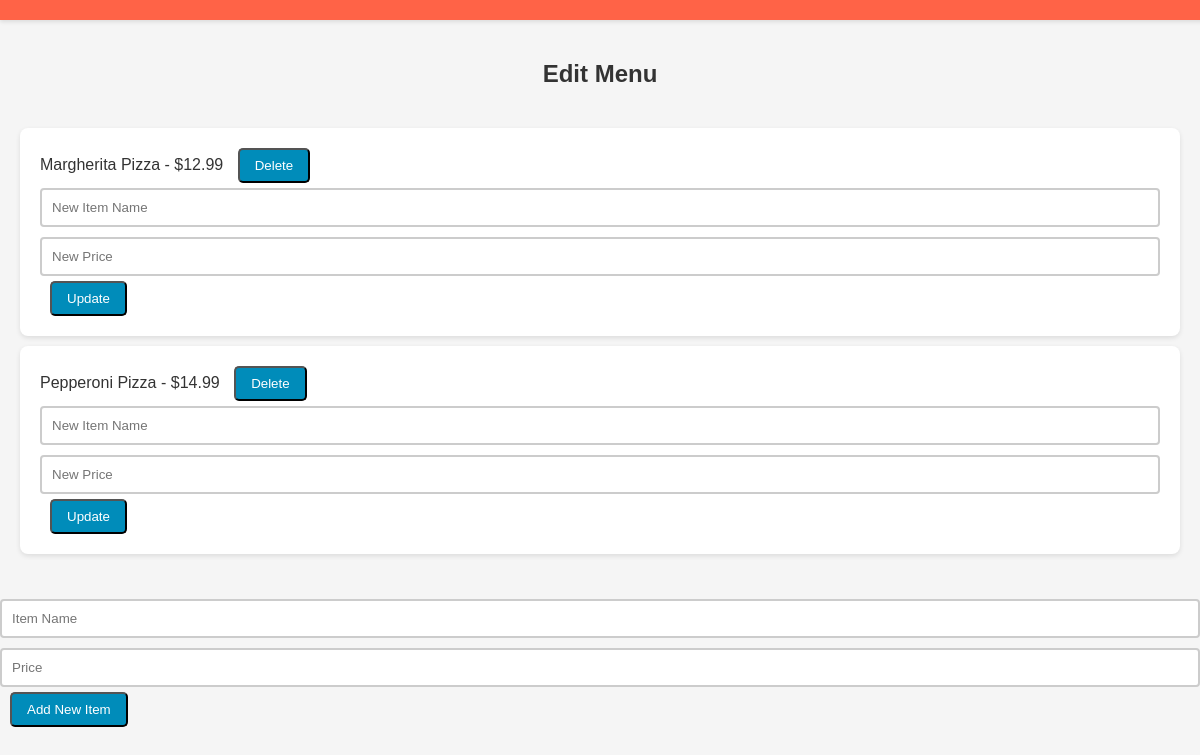
/edit_menu/1, run on the app's committed database.
### tables this page shows
CREATE TABLE menu_items (
    menu_item_id INTEGER PRIMARY KEY AUTOINCREMENT,
    rest_id INTEGER,
    name TEXT NOT NULL,
    description TEXT,
    price REAL NOT NULL,
    FOREIGN KEY (rest_id) REFERENCES restaurants(rest_id)
);

### app.py (the view)
@app.route('/edit_menu/<int:rest_id>', methods=['GET', 'POST'])
def edit_menu(rest_id):
    if request.method == 'POST':
        action = request.form.get('action')
        conn = get_db_connection()
        cur = conn.cursor()
        if action == 'add':
            item_name = request.form['item_name']
            item_price = request.form['item_price']
            cur.execute('INSERT INTO menu_items (name, price, rest_id) VALUES (?, ?, ?)', (item_name, float(item_price), rest_id))
        elif action == 'edit':
            item_name = request.form['item_name']
            item_price = request.form['item_price']
            item_id = request.form['menu_item_id']
            cur.execute('UPDATE menu_items SET name = ?, price = ? WHERE menu_item_id = ? AND rest_id = ?', (item_name, float(item_price), item_id, rest_id))
        elif action == 'delete':
            menu_item_id = request.form['menu_item_id']
            cur.execute('DELETE FROM menu_items WHERE menu_item_id = ?', (menu_item_id,))
        conn.commit()
        conn.close()
        return redirect(url_for('edit_menu', rest_id=rest_id))
    elif request.method == 'GET':
        conn = get_db_connection()
        cur = conn.cursor()
        cur.execute('SELECT name, price, menu_item_id FROM menu_items WHERE rest_id = ?', (rest_id,))
        menu_items = cur.fetchall()
        conn.close()
        return render_template('edit_menu.html', menu_items=[dict(item) for item in menu_items], rest_id=rest_id)

### app.py (called while the page is built)
def get_db_connection():
    conn = sqlite3.connect('eatease.db')
    conn.row_factory = sqlite3.Row
    return conn

@app.before_request
def handle_session_clearing():
    global session_cleared
    if not session_cleared:
        session.clear()
        session_cleared = True

### templates/edit_menu.html (shortened to what this page needs)
<!DOCTYPE html>
<html lang="en">
<head>
</head>
<body>
    <div class="header">
    </div>
    <h1>Edit Menu</h1>
    <ul>
        {% for item in menu_items %}
        <li>
            {{ item.name }} - ${{ item.price }}
            <form action="/edit_menu/{{ rest_id }}" method="post" style="display: inline;">
                <button type="submit">Delete</button>
            </form>
            <form action="/edit_menu/{{ rest_id }}" method="post" style="display: inline;">
                <input type="text" name="item_name" placeholder="New Item Name" required>
                <input type="number" step="0.01" name="item_price" placeholder="New Price" required>
                <button type="submit">Update</button>
            </form>
        </li>
        {% endfor %}
    </ul>
    <form action="/edit_menu/{{ rest_id }}" method="post">
        <input type="text" name="item_name" placeholder="Item Name" required>
        <input type="number" step="0.01" name="item_price" placeholder="Price" required>
        <button type="submit">Add New Item</button>
    </form>
</body>
</html>

### templates/edit_menu.html (style rules this page uses)
body, h1, ul, li { margin: 0; padding: 0; }
body { font-family: Arial, sans-serif; background-color: #f5f5f5; padding-top: 60px; color: #333; }
.header { background-color: #ff6347; padding: 10px 20px; text-align: right; position: fixed; width: 100%; top: 0; left: 0; box-shadow: 0 2px 4px rgba(0,0,0,0.1); }
h1 { text-align: center; color: #333; margin-bottom: 20px; font-size: 24px; }
ul { list-style-type: none; padding: 20px; }
li { background-color: white; margin-bottom: 10px; padding: 20px; border-radius: 8px; box-shadow: 0 2px 5px rgba(0,0,0,0.1); }
.btn, button { padding: 8px 15px; margin-left: 10px; background-color: #008cba; color: white; text-decoration: none; border-radius: 5px; cursor: pointer; }
input[type="text"], input[type="number"] { padding: 10px; margin: 5px 0; border: 2px solid #ccc; border-radius: 4px; width: calc(100% - 24px); }
form { margin-top: 10px; }

### data on the page
menu_items: name "Margherita Pizza", price "12.99"
menu_items: name "Pepperoni Pizza", price "14.99"
